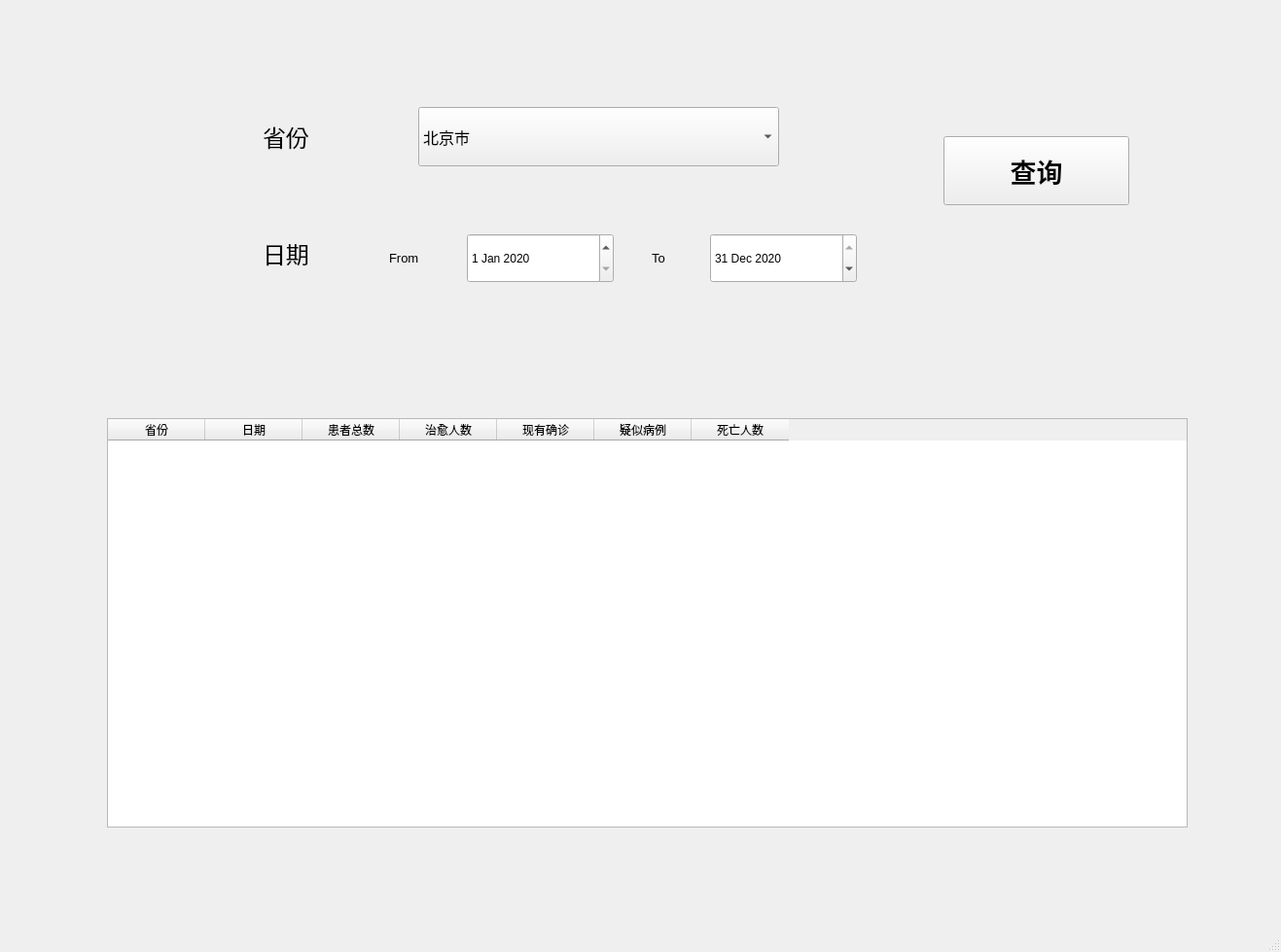
<?xml version="1.0" encoding="UTF-8"?>
<ui version="4.0">
 <class>MainWindow</class>
 <widget class="QMainWindow" name="MainWindow">
  <property name="geometry">
   <rect>
    <x>0</x>
    <y>0</y>
    <width>1317</width>
    <height>979</height>
   </rect>
  </property>
  <property name="windowTitle">
   <string>MainWindow</string>
  </property>
  <widget class="QWidget" name="centralwidget">
   <widget class="QTableWidget" name="table1">
    <property name="geometry">
     <rect>
      <x>110</x>
      <y>430</y>
      <width>1111</width>
      <height>421</height>
     </rect>
    </property>
    <column>
     <property name="text">
      <string>省份</string>
     </property>
    </column>
    <column>
     <property name="text">
      <string>日期</string>
     </property>
    </column>
    <column>
     <property name="text">
      <string>患者总数</string>
     </property>
    </column>
    <column>
     <property name="text">
      <string>治愈人数</string>
     </property>
    </column>
    <column>
     <property name="text">
      <string>现有确诊</string>
     </property>
    </column>
    <column>
     <property name="text">
      <string>疑似病例</string>
     </property>
    </column>
    <column>
     <property name="text">
      <string>死亡人数</string>
     </property>
    </column>
   </widget>
   <widget class="QLabel" name="label">
    <property name="geometry">
     <rect>
      <x>270</x>
      <y>110</y>
      <width>111</width>
      <height>61</height>
     </rect>
    </property>
    <property name="font">
     <font>
      <pointsize>18</pointsize>
     </font>
    </property>
    <property name="text">
     <string>省份</string>
    </property>
   </widget>
   <widget class="QComboBox" name="xiala2">
    <property name="geometry">
     <rect>
      <x>430</x>
      <y>110</y>
      <width>371</width>
      <height>61</height>
     </rect>
    </property>
    <property name="font">
     <font>
      <pointsize>12</pointsize>
     </font>
    </property>
    <item>
     <property name="text">
      <string>北京市</string>
     </property>
    </item>
    <item>
     <property name="text">
      <string>天津市</string>
     </property>
    </item>
    <item>
     <property name="text">
      <string>河北省</string>
     </property>
    </item>
    <item>
     <property name="text">
      <string>山西省</string>
     </property>
    </item>
    <item>
     <property name="text">
      <string>内蒙古自治区</string>
     </property>
    </item>
    <item>
     <property name="text">
      <string>辽宁省</string>
     </property>
    </item>
    <item>
     <property name="text">
      <string>吉林省</string>
     </property>
    </item>
    <item>
     <property name="text">
      <string>黑龙江省</string>
     </property>
    </item>
    <item>
     <property name="text">
      <string>上海市</string>
     </property>
    </item>
    <item>
     <property name="text">
      <string>江苏省</string>
     </property>
    </item>
    <item>
     <property name="text">
      <string>浙江省</string>
     </property>
    </item>
    <item>
     <property name="text">
      <string>安徽省</string>
     </property>
    </item>
    <item>
     <property name="text">
      <string>福建省</string>
     </property>
    </item>
    <item>
     <property name="text">
      <string>江西省</string>
     </property>
    </item>
    <item>
     <property name="text">
      <string>山东省</string>
     </property>
    </item>
    <item>
     <property name="text">
      <string>河南省</string>
     </property>
    </item>
    <item>
     <property name="text">
      <string>湖北省</string>
     </property>
    </item>
    <item>
     <property name="text">
      <string>湖南省</string>
     </property>
    </item>
    <item>
     <property name="text">
      <string>广东省</string>
     </property>
    </item>
    <item>
     <property name="text">
      <string>广西壮族自治区</string>
     </property>
    </item>
    <item>
     <property name="text">
      <string>海南省</string>
     </property>
    </item>
    <item>
     <property name="text">
      <string>重庆市</string>
     </property>
    </item>
    <item>
     <property name="text">
      <string>四川省</string>
     </property>
    </item>
    <item>
     <property name="text">
      <string>贵州省</string>
     </property>
    </item>
    <item>
     <property name="text">
      <string>云南省</string>
     </property>
    </item>
    <item>
     <property name="text">
      <string>西藏自治区</string>
     </property>
    </item>
    <item>
     <property name="text">
      <string>陕西省</string>
     </property>
    </item>
    <item>
     <property name="text">
      <string>甘肃省</string>
     </property>
    </item>
    <item>
     <property name="text">
      <string>青海省</string>
     </property>
    </item>
    <item>
     <property name="text">
      <string>宁夏回族自治区</string>
     </property>
    </item>
    <item>
     <property name="text">
      <string>新疆维吾尔自治区</string>
     </property>
    </item>
    <item>
     <property name="text">
      <string>香港特别行政区</string>
     </property>
    </item>
    <item>
     <property name="text">
      <string>澳门特别行政区</string>
     </property>
    </item>
    <item>
     <property name="text">
      <string>台湾省</string>
     </property>
    </item>
   </widget>
   <widget class="QLabel" name="label_2">
    <property name="geometry">
     <rect>
      <x>270</x>
      <y>230</y>
      <width>71</width>
      <height>61</height>
     </rect>
    </property>
    <property name="font">
     <font>
      <pointsize>18</pointsize>
     </font>
    </property>
    <property name="text">
     <string>日期</string>
    </property>
   </widget>
   <widget class="QDateEdit" name="date1">
    <property name="geometry">
     <rect>
      <x>480</x>
      <y>240</y>
      <width>151</width>
      <height>51</height>
     </rect>
    </property>
    <property name="date">
     <date>
      <year>2020</year>
      <month>1</month>
      <day>1</day>
     </date>
    </property>
   </widget>
   <widget class="QDateEdit" name="dateEdit_2">
    <property name="geometry">
     <rect>
      <x>730</x>
      <y>240</y>
      <width>151</width>
      <height>51</height>
     </rect>
    </property>
    <property name="date">
     <date>
      <year>2020</year>
      <month>12</month>
      <day>31</day>
     </date>
    </property>
   </widget>
   <widget class="QLabel" name="label_3">
    <property name="geometry">
     <rect>
      <x>400</x>
      <y>250</y>
      <width>51</width>
      <height>31</height>
     </rect>
    </property>
    <property name="font">
     <font>
      <pointsize>10</pointsize>
     </font>
    </property>
    <property name="text">
     <string>From</string>
    </property>
   </widget>
   <widget class="QLabel" name="label_4">
    <property name="geometry">
     <rect>
      <x>670</x>
      <y>250</y>
      <width>51</width>
      <height>31</height>
     </rect>
    </property>
    <property name="font">
     <font>
      <pointsize>10</pointsize>
     </font>
    </property>
    <property name="text">
     <string>To</string>
    </property>
   </widget>
   <widget class="QPushButton" name="pushButton">
    <property name="geometry">
     <rect>
      <x>970</x>
      <y>140</y>
      <width>191</width>
      <height>71</height>
     </rect>
    </property>
    <property name="font">
     <font>
      <family>Georgia</family>
      <pointsize>20</pointsize>
      <weight>75</weight>
      <bold>true</bold>
     </font>
    </property>
    <property name="text">
     <string>查询</string>
    </property>
   </widget>
  </widget>
  <widget class="QMenuBar" name="menubar">
   <property name="geometry">
    <rect>
     <x>0</x>
     <y>0</y>
     <width>1317</width>
     <height>30</height>
    </rect>
   </property>
  </widget>
  <widget class="QStatusBar" name="statusbar"/>
 </widget>
 <resources/>
 <connections/>
</ui>
